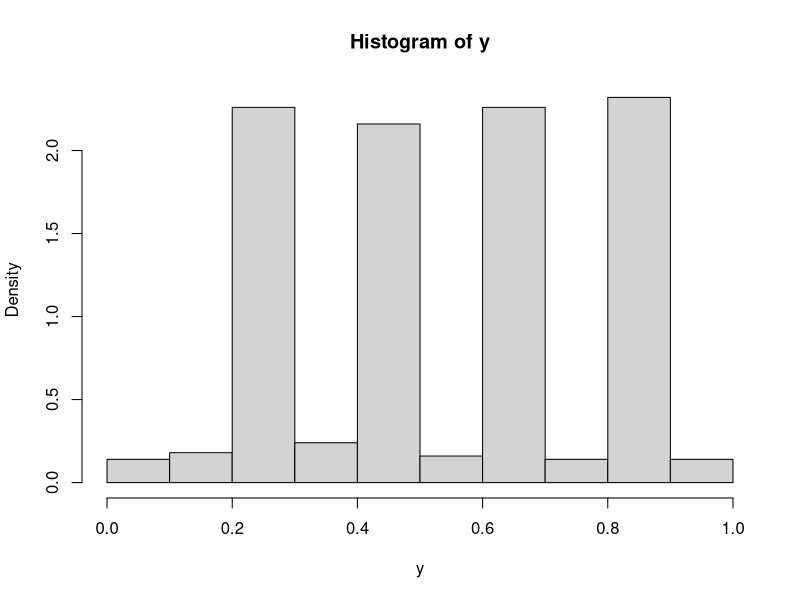

Here is the R script that generated this plot:
## ---- chunk 1
# install.packages()
## ---- chunk 2
rm(list=ls(all=TRUE))

initRANDVN <- function(semilla=as.numeric(Sys.time()), n=4) {
  .semilla <<- as.double(semilla) %% 10^n  #C?lculos en doble precisi?n
  .n <<- n
  .aux <<- 10^(2*n-n/2)
  .aux2 <<- 10^(n/2)
  return(invisible(list(semilla=.semilla,n=.n)))
}

RANDVN <- function() {
    if (!exists(".semilla", envir=globalenv())) initRANDVN()
    z <- .semilla^2
    .semilla <<- trunc((z-trunc(z/.aux)*.aux)/.aux2)
    return(.semilla/10^.n)
}

RANDVNN <- function(n=1000) {
    x <- numeric(n)
    for(i in 1:n) x[i] <- RANDVN()
    return(x)
    # return(replicate(n,RANDVN()))  # Alternativa m?s r?pida
}

## ---- chunk 3
initRANDVN(2706)

y=RANDVNN(500)


hist(y,freq=FALSE)
## ---- chunk 4
knitr::opts_chunk$set(echo = TRUE)
